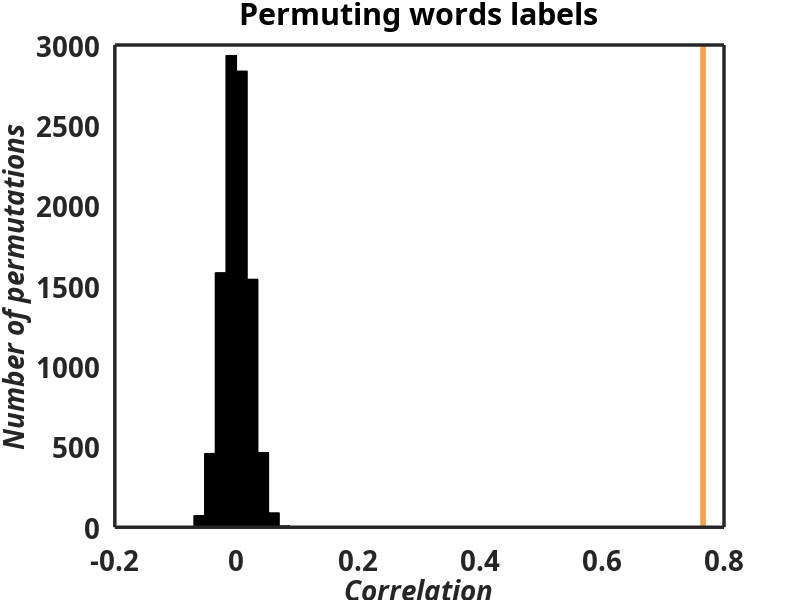

This chart was generated by the following MATLAB code:

clear all
%load the correcct result file

%open this to see results including 39 sub and excluding Encens
% load('noEncens_ITER_BetweenGr_corrDSMsDRAG-RATE_39sub.mat')

%open this to see results including 39 sub and including Encens
load ('siEncens_ITER_BetweenGr_corrDSMsDRAG-RATE_39sub.mat');

%open this to see results including 37 sub and including Encens
%load ('siEncensExcl2Sub_ITER_BetweenGr_corrDSMsDRAG-RATE_37sub.mat')

%%%%%visualize and compute statistic within
n_iter=10000;

realCorr=Mean_betweenGr_corr;
Corr_perm=ITER_Mean_betweenGr_corr(1:n_iter);

pVal=(sum(Corr_perm>realCorr)+1)/(n_iter+1);

%%%%visualize the null distribution
figure();
set(gcf,'color','w'); %to have white background
nbins= 10;

texttitle = ['Permuting words labels'];

 hist(Corr_perm,nbins);

 h = findobj(gca,'Type','patch');
set(h,'FaceColor','k','EdgeColor','k')
%Overlay our observation
hold on
%     Color=[105 170 153]/256; %EB 

    Color=[255 158 74]/256; %LB 
plot([realCorr,realCorr],ylim,'Color',Color,'LineWidth',4);
hold off
% Add title and axis labels
title(texttitle);
X_label='Correlation';
Y_label='Number of permutations';

 ax=gca;
    set(ax,'FontName','Avenir','FontSize',20, 'FontWeight','bold',...
        'LineWidth',2.5,'TickDir','out', 'TickLength', [0,0])%,...
        %'yLim',yLim,'xLim',xLim,'XTick', XTick,'XTickLabel', XTickLabel,'FontSize',FontSize);
    % xlabel(['ANIM','HUMAN','OBJ','BIG'],'FontSize',18,'FontAngle','italic');
    ylabel(Y_label,'FontSize',20,'FontAngle','italic');
    xlabel(X_label,'FontSize',20,'FontAngle','italic');
disp (strcat('pVal:',num2str(pVal)));
